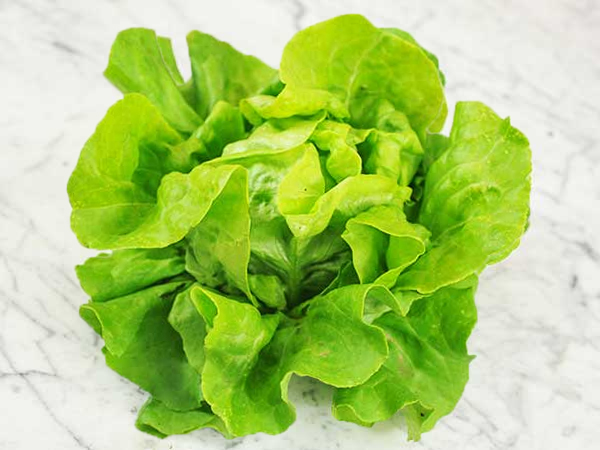
#> input picture big.jpg, 600 x 450 px
$ python countpixel.py
#> lines starting #> are read from the running program, lines starting #| are printed output that depends on the picture; after the words box and inside, x2 and y2 are one past the last pixel; in counts of white or black regions, pixels touching at a corner belong together
import cv2
import numpy as np

lowerBound=np.array([25,86,6])
upperBound=np.array([54,255,255])

img= cv2.imread('big.jpg',1)
#> img is the input picture: shape (450, 600, 3); mean B, G, R 114.8, 204.5, 173.5
imgHSV=cv2.cvtColor(img, cv2.COLOR_BGR2HSV)
#> imgHSV: shape (450, 600, 3); mean H, S, V 38.8, 126.4, 204.6
mask=cv2.inRange(imgHSV,lowerBound,upperBound)
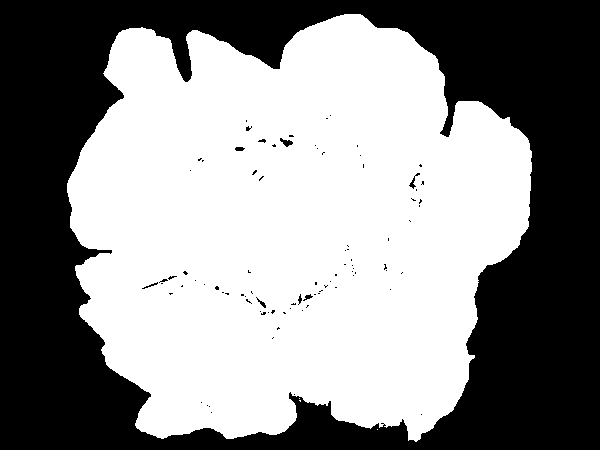
#> mask: shape (450, 600); 55.8% white; 89 black regions (81 under 20 px), largest, box (x1, y1, x2, y2) and area: (0, 0, 600, 450) 118746, (280, 138, 293, 147) 59, (409, 173, 420, 189) 46
numpixel=cv2.countNonZero(mask)
#> numpixel = 150652
print("numpixel mask: "+str(numpixel))
#| numpixel mask: 150652
print(mask.size)
#| 270000
print(mask.shape)
#| (450, 600)

kernelOpen=np.ones((5,5))
# kernelMiddle=np.ones((14,14))
# kernelClose=np.ones((16,16))

maskOpen=cv2.morphologyEx(mask,cv2.MORPH_OPEN,kernelOpen)
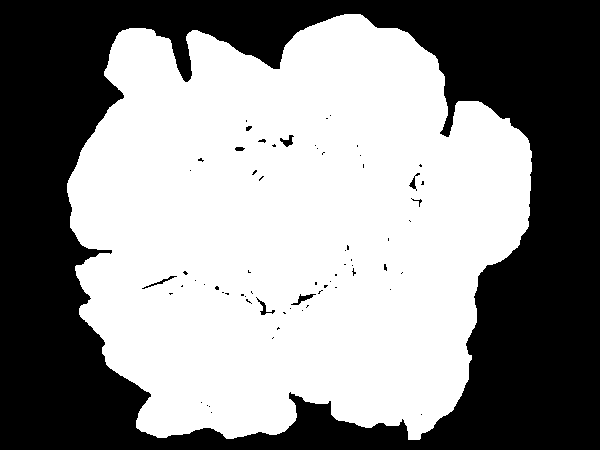
#> maskOpen: shape (450, 600); 55.7% white; 67 black regions (58 under 20 px)
# maskMiddle=cv2.morphologyEx(maskOpen,cv2.MORPH_CLOSE,kernelMiddle)
# maskClose=cv2.morphologyEx(maskMiddle,cv2.MORPH_CLOSE,kernelClose)


# maskFinal=maskClose
conts,h=cv2.findContours(mask.copy(),cv2.RETR_EXTERNAL,cv2.CHAIN_APPROX_NONE)
#> conts = 4 contours, 3 with area under 20; largest, box (x1, y1, x2, y2) and area: (67, 14, 532, 442) 150354; h = [[1, -1, -1, -1], [2, 0, -1, -1], [3, 1, -1, -1], [-1, 2, -1, -1]]

cv2.drawContours(img,conts,-1,(0,0,255),2)
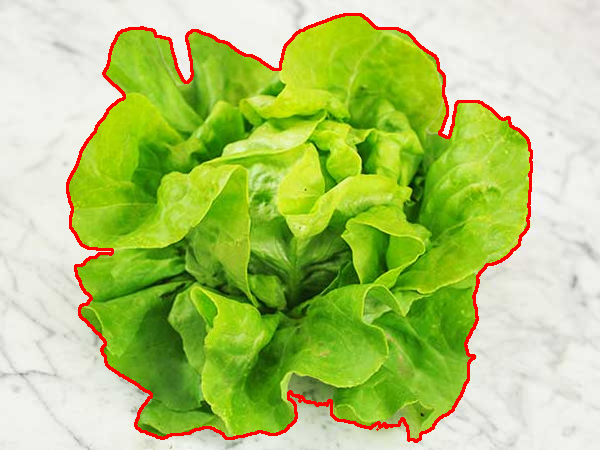
#> img: shape (450, 600, 3); 2.51% of pixels changed, all inside (x1, y1, x2, y2) = (66, 13, 533, 443)

cv2.fillPoly(maskOpen,pts=conts, color=(255,255,255))
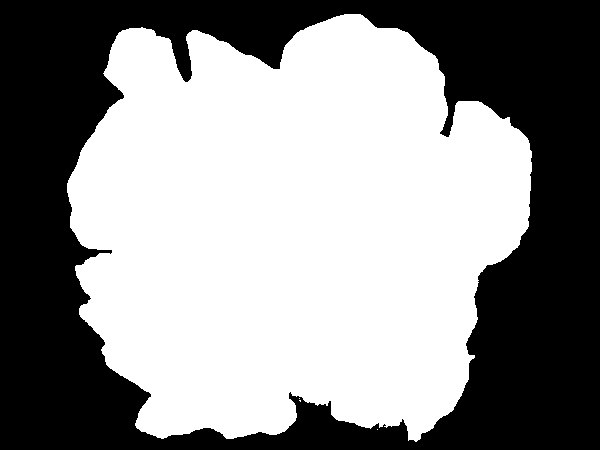
#> maskOpen: shape (450, 600); 56% white; 1 black region, box (x1, y1, x2, y2) and area: (0, 0, 600, 450) 118743
print('numpixel maskopen'+str(cv2.countNonZero(maskOpen)))
#| numpixel maskopen151257

for i in range(len(conts)):
    x,y,w,h=cv2.boundingRect(conts[i])
    cv2.rectangle(img,(x,y),(x+w,y+h),(255,0,0), 2)
#> this loop made 4 passes
#> (x, y, w, h) on passes 1 to 4: (377, 429, 1, 1), (299, 400, 2, 2), (299, 398, 1, 1), (67, 14, 465, 428)
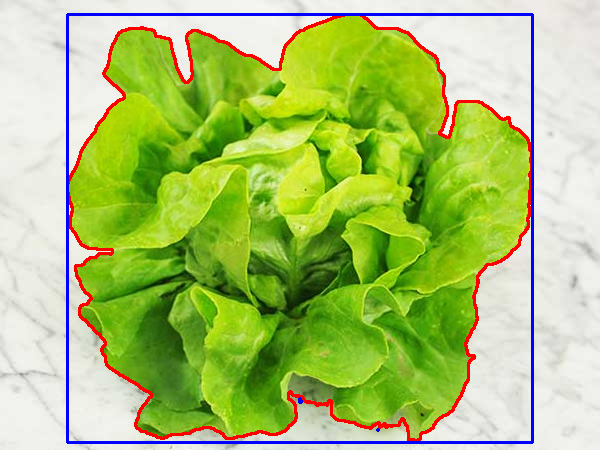
#> img: shape (450, 600, 3); 2% of pixels changed, all inside (x1, y1, x2, y2) = (66, 13, 534, 444)


cv2.imshow('mask',mask)
#cv2.imshow('maskClose',maskClose)
#cv2.imshow('maskMiddle',maskMiddle)
cv2.imshow('maskOpen',maskOpen)
cv2.imshow('image',img)
#cv2.imshow('img2',img2)
cv2.waitKey(0)
cv2.destroyAllWindows()
